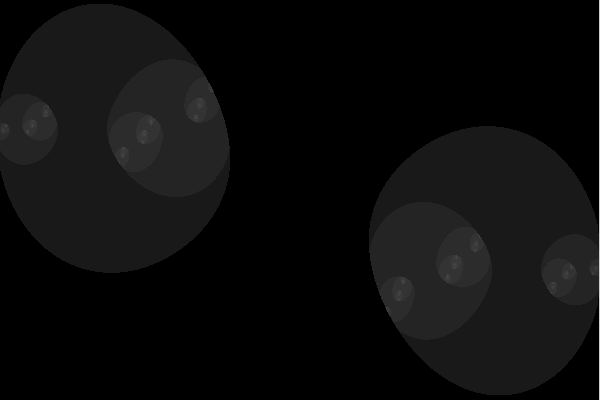
Frame 1 (no input)
Frame 60 (the mouse pressed at the canvas centre just before this capture): identical to frame 1, image omitted
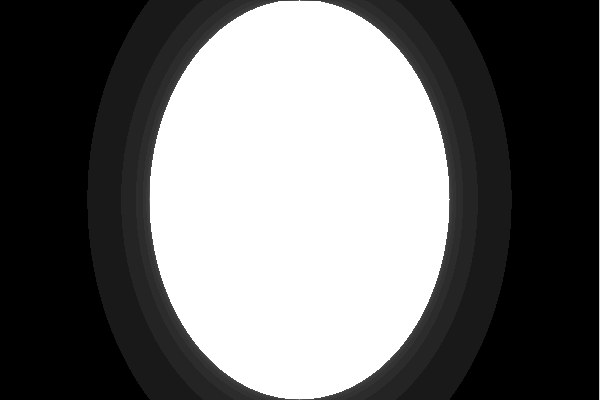
Frame 120 (the mouse held since frame 60 and released just before this capture)

The Processing sketch that drew these frames (run headless with seeded random() and noise(); from frame 60 on, the mouse is pressed at the canvas centre):

// Processing sketch: C22_JuliaSet
// ── C22_JuliaSet.pde
float cre, cim;

int iter = 100;
int[][] pts;
color[] gradient;



void setup() {
  size(600, 400);
  pts = new int[width+1][height+1];
  setGradient();
}


void draw() {
  cre = map(mouseX, 0, width, -2, 2);
  cim = map(mouseY, 0, height, 1, -1);

  
  loadPixels(); 
  for (float x = -2; x < 2; x += 4.0/width) {
    for (float y = -1; y < 1; y += 2.0/height) {
      int i;
      float re = x, im = y;
      for (i = 0; i < iter; i++) {
        float nre = re*re - im*im + cre; 
        float nim = 2 * re * im + cim;
        re = nre;
        im = nim;
        if (re*re + im*im > 4) break;
      }

      int scx = floor(map(x, -2, 2, 0, width-1));
      int scy = floor(map(y, -1, 1, height-1, 0));
      pixels[scy * width + scx] = color(sqrt(float(i) / iter) * 255); //gradient[i % gradient.length];
    }
  }
  updatePixels();
}


void setGradient() {
  gradient = new color[16];
  gradient[0] = color(0, 0, 0);
  gradient[1] = color(25, 7, 26);
  gradient[2] = color(9, 1, 47);
  gradient[3] = color(4, 4, 73);
  gradient[4] = color(0, 7, 100);
  gradient[5] = color(12, 44, 138);
  gradient[6] = color(24, 82, 177);
  gradient[7] = color(57, 125, 209);
  gradient[8] = color(134, 181, 229);
  gradient[9] = color(211, 236, 248);
  gradient[10] = color(241, 233, 191);
  gradient[11] = color(248, 201, 95);
  gradient[12] = color(255, 170, 0);
  gradient[13] = color(204, 128, 0);
  gradient[14] = color(153, 87, 0);
  gradient[15] = color(106, 52, 3);
}
